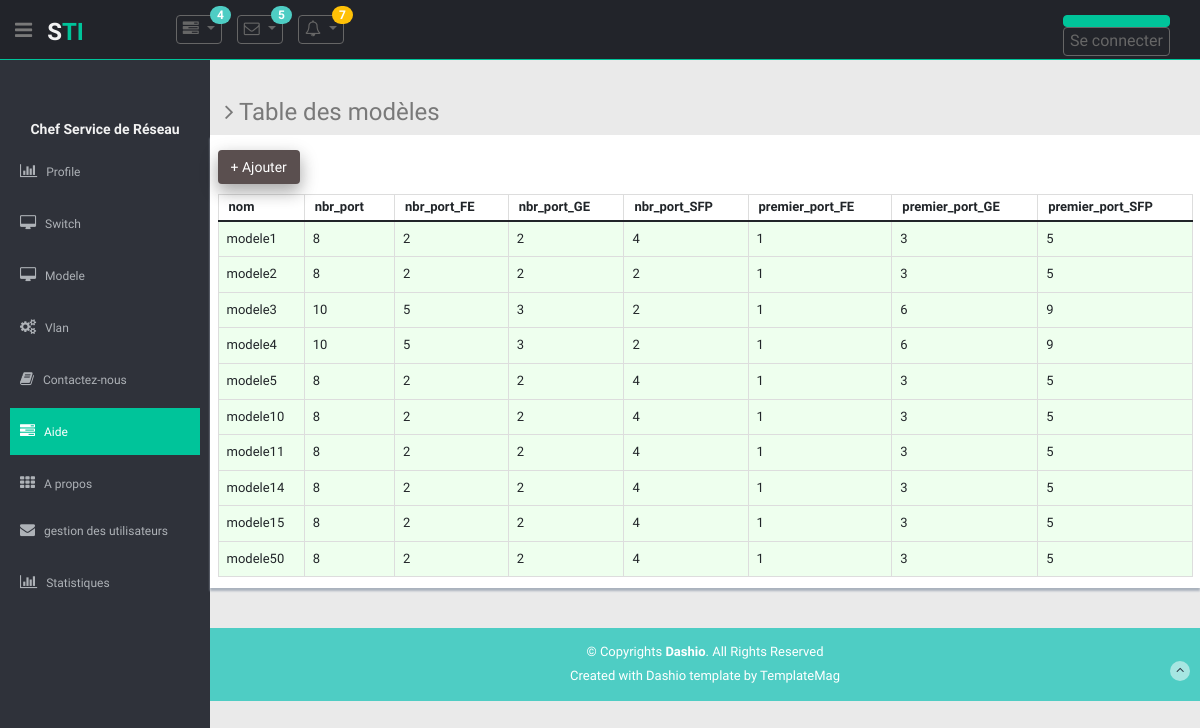
Before: /app_principal/modele/ with the older database file.
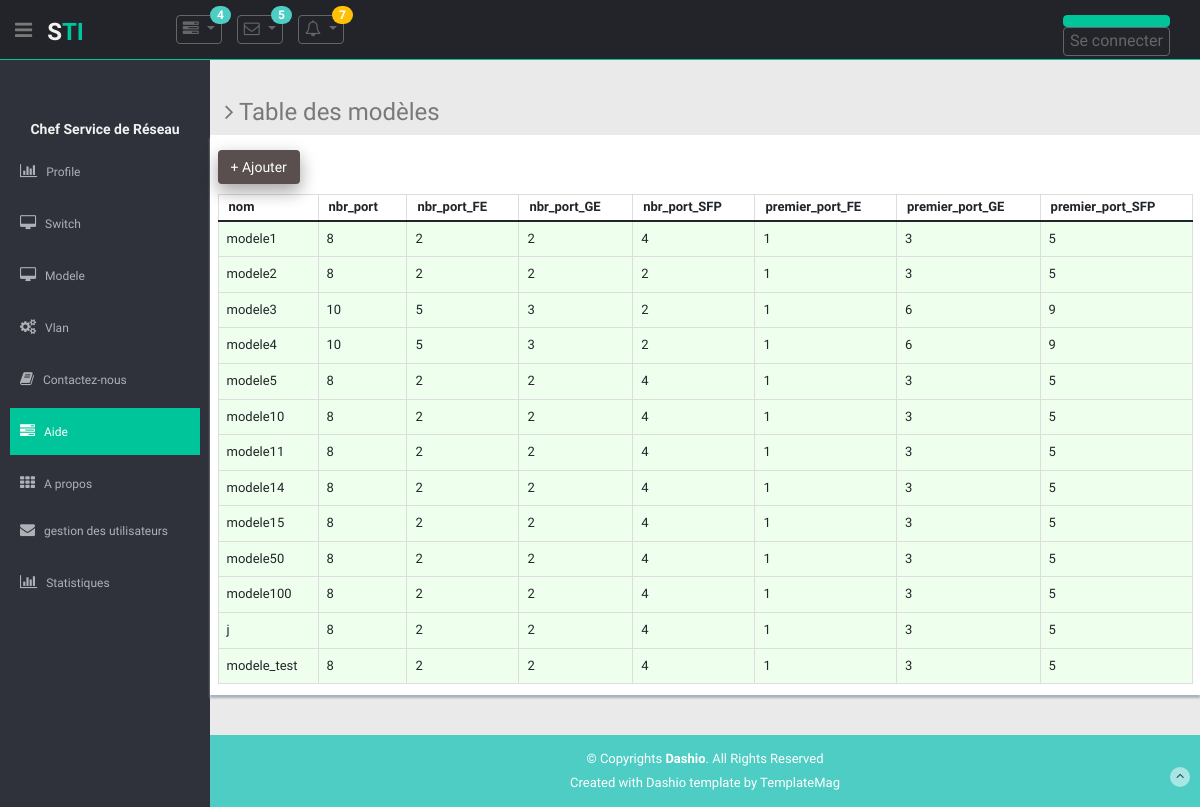
After: the same page with the newer database file.
### app_principal/models.py (models this page shows)
class ModeleSwitch(models.Model):
    nom = models.CharField('Nom du modèle', max_length=50,
                           default='', unique=True)
    nbr_port = models.PositiveIntegerField(default=0)
    nbr_port_FE = models.PositiveIntegerField(default=0)
    nbr_port_GE = models.PositiveIntegerField(default=0)
    nbr_port_SFP = models.PositiveIntegerField(default=0)
    premier_port_FE=models.PositiveIntegerField(default=1) #on utilise le fait que les ports du meme
    premier_port_GE=models.PositiveIntegerField(default=1) #type sont sequentiels
    premier_port_SFP=models.PositiveIntegerField(default=1)

### app_principal/views.py (the view)
# urls.py: path('modele/', views.modele_tab, name='modele'),
def modele_tab(request):
    cols_principales = ['nom', 'nbr_port', 'nbr_port_FE',
                        'nbr_port_GE', 'nbr_port_SFP', ' premier_port_FE', 'premier_port_GE', ' premier_port_SFP']
    cols_detail = []
    modeles = ModeleSwitch.objects.all()
    context = {'objet': 'modèles', 'objets': modeles,
               'colsp': cols_principales, 'colsd': cols_detail, }
    return render(request, 'app_principal/offictable.html', context)

### app_principal/templates/app_principal/offictable.html (shortened to what this page needs)
{% extends 'base.html' %}
  {% load static %}
  {% block css %}
  <link type="text/css" href="{% static 'lib/font-awesome/css/font-awesome.css' %}" rel="stylesheet" />
  <link type="text/css" href="{% static 'lib/advanced-datatable/css/demo_page.css' %}" rel="stylesheet" />
  <link type="text/css" href="{% static 'lib/advanced-datatable/css/demo_table.css' %}" rel="stylesheet" />
  <link rel="stylesheet" href="{% static 'lib/advanced-datatable/css/DT_bootstrap.css' %}" />
  <link rel="stylesheet" href="{% static 'css/vlan.css' %}" />
  {% endblock %}
 {% block content %}
    <section class="wrapper">
        <h3><i class="fa fa-angle-right"></i> Table des {{ objet }} {% if objet == 'ports' %} de {{ switch_nom }} {% endif %} </h3>
      <div class="row mb">
        <div class="content-panel" style="position:relative;">
              {% if objet == "modèles" %}
              <button class="btn mini " style="background:#5a4f4f;margin-bottom: 10px;" type="button" ><a style="color:white;" href="{% url 'app_principal:ajout_modele' %}"> + Ajouter</a></button>
              {% endif %}
              <div class="adv-table">
                <table cellpadding="0" cellspacing="0" class="display table table-bordered" id="hidden-table-info">
                  <thead>
                    <tr>
                      {% for col in colsp %}
                      <th>{{ col }}</th>
                      {% endfor %}
                    </tr>
                  </thead>
                  <tbody>
                    {% for s in objets %}
                      {% if objet == "modèles" %}
                        <tr class="gradeA">
                          <td>{{ s.nom }}</td>
                          <td>{{ s.nbr_port }}</td>
                          <td>{{ s.nbr_port_FE }}</td>
                          <td>{{ s.nbr_port_GE }}</td>
                          <td>{{ s.nbr_port_SFP }}</td>
                          <td>{{ s.premier_port_FE }}</td>
                          <td>{{ s.premier_port_GE }}</td>
                          <td>{{ s.premier_port_SFP }}</td>
                        </tr>
                      {% endif %}
                    {% endfor %}
                  </tbody>
                </table>
              </div>
        </div>
      </div>
    </section>
  {% endblock %}

Changed rows visible on the page:
added ModeleSwitch: nom "modele100", nbr_port "8", nbr_port_FE "2", nbr_port_GE "2", nbr_port_SFP "4", premier_port_FE "1", premier_port_GE "3", premier_port_SFP "5"
added ModeleSwitch: nom "j", nbr_port "8", nbr_port_FE "2", nbr_port_GE "2", nbr_port_SFP "4", premier_port_FE "1", premier_port_GE "3", premier_port_SFP "5"
added ModeleSwitch: nom "modele_test", nbr_port "8", nbr_port_FE "2", nbr_port_GE "2", nbr_port_SFP "4", premier_port_FE "1", premier_port_GE "3", premier_port_SFP "5"
